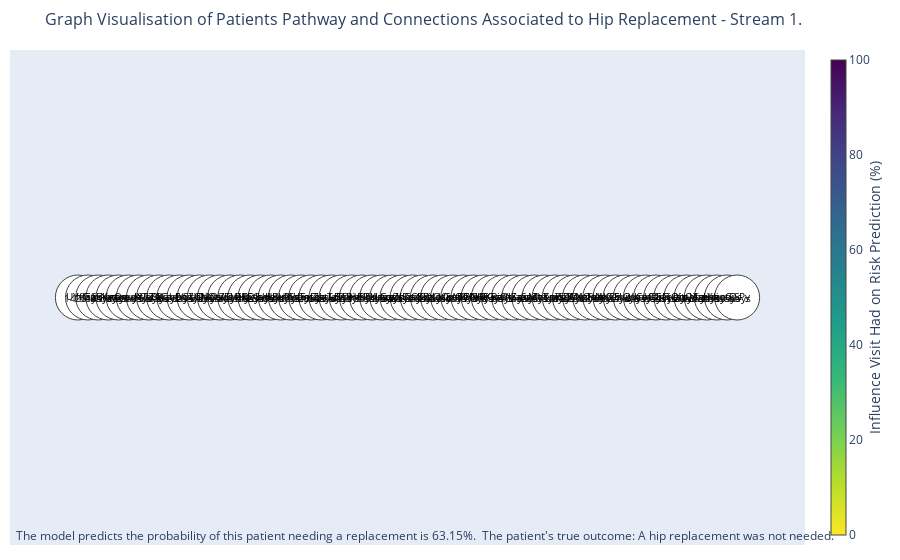

Notebook cell for this chart:
### Code cell
ga.plot_edge_act_plotly(edge_pos_df, pos_df, read_code_pos_df, years_in_advance, logits, outcome, filename='edge_activation_graph')

### Figure 1 — Plotly figure (JSON) as saved in the notebook; plotly's stock layout.template omitted (floating-point values rounded to 4 significant figures)
{"data": [{"hoverinfo": "none", "line": {"color": "#bddf26", "width": 8}, "mode": "lines", "type": "scatter", "x": [0, 1, null], "y": [0, 0, null]}, {"hoverinfo": "none", "line": {"color": "#fde725", "width": 8}, "mode": "lines", "type": "scatter", "x": [1, 2, null], "y": [0, 0, null]}, {"hoverinfo": "none", "line": {"color": "#fde725", "width": 8}, "mode": "lines", "type": "scatter", "x": [2, 3, null], "y": [0, 0, null]}, {"hoverinfo": "none", "line": {"color": "#fde725", "width": 8}, "mode": "lines", "type": "scatter", "x": [3, 4, null], "y": [0, 0, null]}, {"hoverinfo": "none", "line": {"color": "#fde725", "width": 8}, "mode": "lines", "type": "scatter", "x": [4, 5, null], "y": [0, 0, null]}, {"hoverinfo": "none", "line": {"color": "#e5e419", "width": 8}, "mode": "lines", "type": "scatter", "x": [5, 6, null], "y": [0, 0, null]}, {"hoverinfo": "none", "line": {"color": "#efe51c", "width": 8}, "mode": "lines", "type": "scatter", "x": [6, 7, null], "y": [0, 0, null]}, {"hoverinfo": "none", "line": {"color": "#fbe723", "width": 8}, "mode": "lines", "type": "scatter", "x": [7, 8, null], "y": [0, 0, null]}, {"hoverinfo": "none", "line": {"color": "#fbe723", "width": 8}, "mode": "lines", "type": "scatter", "x": [8, 9, null], "y": [0, 0, null]}, {"hoverinfo": "none", "line": {"color": "#fde725", "width": 8}, "mode": "lines", "type": "scatter", "x": [9, 10, null], "y": [0, 0, null]}, {"hoverinfo": "none", "line": {"color": "#cae11f", "width": 8}, "mode": "lines", "type": "scatter", "x": [10, 11, null], "y": [0, 0, null]}, {"hoverinfo": "none", "line": {"color": "#fbe723", "width": 8}, "mode": "lines", "type": "scatter", "x": [11, 12, null], "y": [0, 0, null]}, {"hoverinfo": "none", "line": {"color": "#efe51c", "width": 8}, "mode": "lines", "type": "scatter", "x": [12, 13, null], "y": [0, 0, null]}, {"hoverinfo": "none", "line": {"color": "#fde725", "width": 8}, "mode": "lines", "type": "scatter", "x": [13, 14, null], "y": [0, 0, null]}, {"hoverinfo": "none", "line": {"color": "#fde725", "width": 8}, "mode": "lines", "type": "scatter", "x": [14, 15, null], "y": [0, 0, null]}, {"hoverinfo": "none", "line": {"color": "#f4e61e", "width": 8}, "mode": "lines", "type": "scatter", "x": [15, 16, null], "y": [0, 0, null]}, {"hoverinfo": "none", "line": {"color": "#f6e620", "width": 8}, "mode": "lines", "type": "scatter", "x": [16, 17, null], "y": [0, 0, null]}, {"hoverinfo": "none", "line": {"color": "#fde725", "width": 8}, "mode": "lines", "type": "scatter", "x": [17, 18, null], "y": [0, 0, null]}, {"hoverinfo": "none", "line": {"color": "#fde725", "width": 8}, "mode": "lines", "type": "scatter", "x": [18, 19, null], "y": [0, 0, null]}, {"hoverinfo": "none", "line": {"color": "#fde725", "width": 8}, "mode": "lines", "type": "scatter", "x": [19, 20, null], "y": [0, 0, null]}, {"hoverinfo": "none", "line": {"color": "#fbe723", "width": 8}, "mode": "lines", "type": "scatter", "x": [20, 21, null], "y": [0, 0, null]}, {"hoverinfo": "none", "line": {"color": "#c2df23", "width": 8}, "mode": "lines", "type": "scatter", "x": [21, 22, null], "y": [0, 0, null]}, {"hoverinfo": "none", "line": {"color": "#fbe723", "width": 8}, "mode": "lines", "type": "scatter", "x": [22, 23, null], "y": [0, 0, null]}, {"hoverinfo": "none", "line": {"color": "#fde725", "width": 8}, "mode": "lines", "type": "scatter", "x": [23, 24, null], "y": [0, 0, null]}, {"hoverinfo": "none", "line": {"color": "#fde725", "width": 8}, "mode": "lines", "type": "scatter", "x": [24, 25, null], "y": [0, 0, null]}, {"hoverinfo": "none", "line": {"color": "#f8e621", "width": 8}, "mode": "lines", "type": "scatter", "x": [25, 26, null], "y": [0, 0, null]}, {"hoverinfo": "none", "line": {"color": "#fde725", "width": 8}, "mode": "lines", "type": "scatter", "x": [26, 27, null], "y": [0, 0, null]}, {"hoverinfo": "none", "line": {"color": "#c8e020", "width": 8}, "mode": "lines", "type": "scatter", "x": [27, 28, null], "y": [0, 0, null]}, {"hoverinfo": "none", "line": {"color": "#fde725", "width": 8}, "mode": "lines", "type": "scatter", "x": [28, 29, null], "y": [0, 0, null]}, {"hoverinfo": "none", "line": {"color": "#fde725", "width": 8}, "mode": "lines", "type": "scatter", "x": [29, 30, null], "y": [0, 0, null]}, {"hoverinfo": "none", "line": {"color": "#f8e621", "width": 8}, "mode": "lines", "type": "scatter", "x": [30, 31, null], "y": [0, 0, null]}, {"hoverinfo": "none", "line": {"color": "#fde725", "width": 8}, "mode": "lines", "type": "scatter", "x": [31, 32, null], "y": [0, 0, null]}, {"hoverinfo": "none", "line": {"color": "#fde725", "width": 8}, "mode": "lines", "type": "scatter", "x": [32, 33, null], "y": [0, 0, null]}, {"hoverinfo": "none", "line": {"color": "#eae51a", "width": 8}, "mode": "lines", "type": "scatter", "x": [33, 34, null], "y": [0, 0, null]}, {"hoverinfo": "none", "line": {"color": "#fde725", "width": 8}, "mode": "lines", "type": "scatter", "x": [34, 35, null], "y": [0, 0, null]}, {"hoverinfo": "none", "line": {"color": "#eae51a", "width": 8}, "mode": "lines", "type": "scatter", "x": [35, 36, null], "y": [0, 0, null]}, {"hoverinfo": "none", "line": {"color": "#fde725", "width": 8}, "mode": "lines", "type": "scatter", "x": [36, 37, null], "y": [0, 0, null]}, {"hoverinfo": "none", "line": {"color": "#fbe723", "width": 8}, "mode": "lines", "type": "scatter", "x": [37, 38, null], "y": [0, 0, null]}, {"hoverinfo": "none", "line": {"color": "#f1e51d", "width": 8}, "mode": "lines", "type": "scatter", "x": [38, 39, null], "y": [0, 0, null]}, {"hoverinfo": "none", "line": {"color": "#fde725", "width": 8}, "mode": "lines", "type": "scatter", "x": [39, 40, null], "y": [0, 0, null]}, {"hoverinfo": "none", "line": {"color": "#fde725", "width": 8}, "mode": "lines", "type": "scatter", "x": [40, 41, null], "y": [0, 0, null]}, {"hoverinfo": "none", "line": {"color": "#fbe723", "width": 8}, "mode": "lines", "type": "scatter", "x": [41, 42, null], "y": [0, 0, null]}, {"hoverinfo": "none", "line": {"color": "#fbe723", "width": 8}, "mode": "lines", "type": "scatter", "x": [42, 43, null], "y": [0, 0, null]}, {"hoverinfo": "none", "line": {"color": "#fde725", "width": 8}, "mode": "lines", "type": "scatter", "x": [43, 44, null], "y": [0, 0, null]}, {"hoverinfo": "none", "line": {"color": "#f8e621", "width": 8}, "mode": "lines", "type": "scatter", "x": [44, 45, null], "y": [0, 0, null]}, {"hoverinfo": "none", "line": {"color": "#d2e21b", "width": 8}, "mode": "lines", "type": "scatter", "x": [45, 46, null], "y": [0, 0, null]}, {"hoverinfo": "none", "line": {"color": "#fde725", "width": 8}, "mode": "lines", "type": "scatter", "x": [46, 47, null], "y": [0, 0, null]}, {"hoverinfo": "none", "line": {"color": "#fde725", "width": 8}, "mode": "lines", "type": "scatter", "x": [47, 48, null], "y": [0, 0, null]}, {"hoverinfo": "none", "line": {"color": "#fde725", "width": 8}, "mode": "lines", "type": "scatter", "x": [48, 49, null], "y": [0, 0, null]}, {"hoverinfo": "none", "line": {"color": "#e5e419", "width": 8}, "mode": "lines", "type": "scatter", "x": [49, 50, null], "y": [0, 0, null]}, {"hoverinfo": "none", "line": {"color": "#ece51b", "width": 8}, "mode": "lines", "type": "scatter", "x": [50, 51, null], "y": [0, 0, null]}, {"hoverinfo": "none", "line": {"color": "#fbe723", "width": 8}, "mode": "lines", "type": "scatter", "x": [51, 52, null], "y": [0, 0, null]}, {"hoverinfo": "none", "line": {"color": "#fde725", "width": 8}, "mode": "lines", "type": "scatter", "x": [52, 53, null], "y": [0, 0, null]}, {"hoverinfo": "none", "line": {"color": "#c0df25", "width": 8}, "mode": "lines", "type": "scatter", "x": [53, 54, null], "y": [0, 0, null]}, {"hoverinfo": "none", "line": {"color": "#fde725", "width": 8}, "mode": "lines", "type": "scatter", "x": [54, 55, null], "y": [0, 0, null]}, {"hoverinfo": "none", "line": {"color": "#fde725", "width": 8}, "mode": "lines", "type": "scatter", "x": [55, 56, null], "y": [0, 0, null]}, {"hoverinfo": "none", "line": {"color": "#fbe723", "width": 8}, "mode": "lines", "type": "scatter", "x": [56, 57, null], "y": [0, 0, null]}, {"hoverinfo": "none", "line": {"color": "#fbe723", "width": 8}, "mode": "lines", "type": "scatter", "x": [57, 58, null], "y": [0, 0, null]}, {"hoverinfo": "none", "line": {"color": "#fde725", "width": 8}, "mode": "lines", "type": "scatter", "x": [58, 59, null], "y": [0, 0, null]}, {"hoverinfo": "none", "line": {"color": "#fde725", "width": 8}, "mode": "lines", "type": "scatter", "x": [59, 60, null], "y": [0, 0, null]}, {"hoverinfo": "none", "line": {"color": "#fde725", "width": 8}, "mode": "lines", "type": "scatter", "x": [60, 61, null], "y": [0, 0, null]}, {"hoverinfo": "none", "line": {"color": "#f4e61e", "width": 8}, "mode": "lines", "type": "scatter", "x": [61, 62, null], "y": [0, 0, null]}, {"hoverinfo": "none", "line": {"color": "#fde725", "width": 8}, "mode": "lines", "type": "scatter", "x": [62, 63, null], "y": [0, 0, null]}, {"hoverinfo": "none", "line": {"color": "#c0df25", "width": 8}, "mode": "lines", "type": "scatter", "x": [63, 64, null], "y": [0, 0, null]}, {"hoverinfo": "none", "line": {"color": "#fde725", "width": 8}, "mode": "lines", "type": "scatter", "x": [64, 65, null], "y": [0, 0, null]}, {"hoverinfo": "text", "hovertext": ["303 ReadCode descript here", "464 ReadCode descript here", "401 ReadCode descript here", "189 ReadCode descript here", "nan", "366 ReadCode descript here", "408 ReadCode descript here", "47 ReadCode descript here", "87 ReadCode descript here", "366 ReadCode descript here", "149 ReadCode descript here", "505 ReadCode descript here", "31 ReadCode descript here", "126 ReadCode descript here", "260 ReadCode descript here", "280 ReadCode descript here", "315 ReadCode descript here", "211 ReadCode descript here", "402 ReadCode descript here", "231 ReadCode descript here", "319 ReadCode descript here", "288 ReadCode descript here", "227 ReadCode descript here", "207 ReadCode descript here", "268 ReadCode descript here", "63 ReadCode descript here", "209 ReadCode descript here", "30 ReadCode descript here", "67 ReadCode descript here", "30 ReadCode descript here", "253 ReadCode descript here", "491 ReadCode descript here", "87 ReadCode descript here", "175 ReadCode descript here", "76 ReadCode descript here", "182 ReadCode descript here", "24 ReadCode descript here", "506 ReadCode descript here", "282 ReadCode descript here", "170 ReadCode descript here", "211 ReadCode descript here", "14 ReadCode descript here", "336 ReadCode descript here", "57 ReadCode descript here", "82 ReadCode descript here", "351 ReadCode descript here", "327 ReadCode descript here", "426 ReadCode descript here", "132 ReadCode descript here", "31 ReadCode descript here", "310 ReadCode descript here", "38 ReadCode descript here", "368 ReadCode descript here", "386 ReadCode descript here", "295 ReadCode descript here", "392 ReadCode descript here", "121 ReadCode descript here", "104 ReadCode descript here", "444 ReadCode descript here", "215 ReadCode descript here", "298 ReadCode descript here", "381 ReadCode descript here", "437 ReadCode descript here", "296 ReadCode descript here", "509 ReadCode descript here", "17 ReadCode descript here"], "marker": {"cmax": 100, "cmin": 0, "color": "white", "colorbar": {"thickness": 15, "title": {"side": "right", "text": "Influence Visit Had on Risk Prediction (%)"}, "xanchor": "left"}, "colorscale": [[0, "#440154"], [0.1111, "#482878"], [0.2222, "#3e4989"], [0.3333, "#31688e"], [0.4444, "#26828e"], [0.5556, "#1f9e89"], [0.6667, "#35b779"], [0.7778, "#6ece58"], [0.8889, "#b5de2b"], [1, "#fde725"]], "line": {"width": 1}, "reversescale": true, "showscale": true, "size": 45}, "mode": "markers+text", "text": ["UYfiz", "hCiSv", "GprNy", "tEKmw", "nan", "QuuJY", "aueTZ", "KVLBK", "gZkCa", "QuuJY", "jhEoq", "IxyUD", "SZCNO", "dNzzZ", "IOVEI", "svDcH", "qkjBv", "PKEGv", "OIarL", "LlHBH", "kKuPv", "vnGdE", "WseyZ", "Gntqz", "JZstL", "JxTzP", "kBnBi", "EDHdv", "evPFX", "EDHdv", "uLCqt", "nocin", "gZkCa", "YBmKY", "CKrgJ", "GBYoO", "zQznn", "kGxOC", "jABDN", "BHSKF", "PKEGv", "RXRaY", "viOIS", "ahZan", "yaSpd", "azZta", "MbTnB", "Kgiql", "wsjRo", "SZCNO", "WXgNN", "mFwnC", "abKxE", "kxOuO", "SIuYI", "iyxnl", "xCaCG", "nfsbG", "OjNvX", "rjQio", "jstQT", "pJAgH", "hoXIj", "guauG", "mctQc", "qjSPy"], "textfont": {"color": "black", "size": 10}, "textposition": "middle center", "type": "scatter", "x": [0, 1, 2, 3, 4, 5, 6, 7, 8, 9, 10, 11, 12, 13, 14, 15, 16, 17, 18, 19, 20, 21, 22, 23, 24, 25, 26, 27, 28, 29, 30, 31, 32, 33, 34, 35, 36, 37, 38, 39, 40, 41, 42, 43, 44, 45, 46, 47, 48, 49, 50, 51, 52, 53, 54, 55, 56, 57, 58, 59, 60, 61, 62, 63, 64, 65], "y": [0, 0, 0, 0, 0, 0, 0, 0, 0, 0, 0, 0, 0, 0, 0, 0, 0, 0, 0, 0, 0, 0, 0, 0, 0, 0, 0, 0, 0, 0, 0, 0, 0, 0, 0, 0, 0, 0, 0, 0, 0, 0, 0, 0, 0, 0, 0, 0, 0, 0, 0, 0, 0, 0, 0, 0, 0, 0, 0, 0, 0, 0, 0, 0, 0, 0]}], "layout": {"annotations": [{"align": "center", "font": {"color": "#1d1d1d", "size": 10}, "showarrow": false, "text": "14 days", "x": 0.5, "y": 0}, {"align": "center", "font": {"color": "#000000", "size": 10}, "showarrow": false, "text": "20 days", "x": 1.5, "y": 0}, {"align": "center", "font": {"color": "#000000", "size": 10}, "showarrow": false, "text": "14 days", "x": 2.5, "y": 0}, {"align": "center", "font": {"color": "#000000", "size": 10}, "showarrow": false, "text": "1 days", "x": 3.5, "y": 0}, {"align": "center", "font": {"color": "#000000", "size": 10}, "showarrow": false, "text": "17 days", "x": 4.5, "y": 0}, {"align": "center", "font": {"color": "#0c0c0c", "size": 10}, "showarrow": false, "text": "23 days", "x": 5.5, "y": 0}, {"align": "center", "font": {"color": "#070707", "size": 10}, "showarrow": false, "text": "10 days", "x": 6.5, "y": 0}, {"align": "center", "font": {"color": "#010101", "size": 10}, "showarrow": false, "text": "5 days", "x": 7.5, "y": 0}, {"align": "center", "font": {"color": "#010101", "size": 10}, "showarrow": false, "text": "1 days", "x": 8.5, "y": 0}, {"align": "center", "font": {"color": "#000000", "size": 10}, "showarrow": false, "text": "26 days", "x": 9.5, "y": 0}, {"align": "center", "font": {"color": "#171717", "size": 10}, "showarrow": false, "text": "20 days", "x": 10.5, "y": 0}, {"align": "center", "font": {"color": "#010101", "size": 10}, "showarrow": false, "text": "25 days", "x": 11.5, "y": 0}, {"align": "center", "font": {"color": "#070707", "size": 10}, "showarrow": false, "text": "5 days", "x": 12.5, "y": 0}, {"align": "center", "font": {"color": "#000000", "size": 10}, "showarrow": false, "text": "13 days", "x": 13.5, "y": 0}, {"align": "center", "font": {"color": "#000000", "size": 10}, "showarrow": false, "text": "0 days", "x": 14.5, "y": 0}, {"align": "center", "font": {"color": "#050505", "size": 10}, "showarrow": false, "text": "10 days", "x": 15.5, "y": 0}, {"align": "center", "font": {"color": "#030303", "size": 10}, "showarrow": false, "text": "11 days", "x": 16.5, "y": 0}, {"align": "center", "font": {"color": "#000000", "size": 10}, "showarrow": false, "text": "16 days", "x": 17.5, "y": 0}, {"align": "center", "font": {"color": "#000000", "size": 10}, "showarrow": false, "text": "23 days", "x": 18.5, "y": 0}, {"align": "center", "font": {"color": "#000000", "size": 10}, "showarrow": false, "text": "10 days", "x": 19.5, "y": 0}, {"align": "center", "font": {"color": "#010101", "size": 10}, "showarrow": false, "text": "8 days", "x": 20.5, "y": 0}, {"align": "center", "font": {"color": "#1b1b1b", "size": 10}, "showarrow": false, "text": "17 days", "x": 21.5, "y": 0}, {"align": "center", "font": {"color": "#010101", "size": 10}, "showarrow": false, "text": "18 days", "x": 22.5, "y": 0}, {"align": "center", "font": {"color": "#000000", "size": 10}, "showarrow": false, "text": "29 days", "x": 23.5, "y": 0}, {"align": "center", "font": {"color": "#000000", "size": 10}, "showarrow": false, "text": "14 days", "x": 24.5, "y": 0}, {"align": "center", "font": {"color": "#020202", "size": 10}, "showarrow": false, "text": "9 days", "x": 25.5, "y": 0}, {"align": "center", "font": {"color": "#000000", "size": 10}, "showarrow": false, "text": "4 days", "x": 26.5, "y": 0}, {"align": "center", "font": {"color": "#181818", "size": 10}, "showarrow": false, "text": "25 days", "x": 27.5, "y": 0}, {"align": "center", "font": {"color": "#000000", "size": 10}, "showarrow": false, "text": "19 days", "x": 28.5, "y": 0}, {"align": "center", "font": {"color": "#000000", "size": 10}, "showarrow": false, "text": "15 days", "x": 29.5, "y": 0}, {"align": "center", "font": {"color": "#020202", "size": 10}, "showarrow": false, "text": "8 days", "x": 30.5, "y": 0}, {"align": "center", "font": {"color": "#000000", "size": 10}, "showarrow": false, "text": "5 days", "x": 31.5, "y": 0}, {"align": "center", "font": {"color": "#000000", "size": 10}, "showarrow": false, "text": "20 days", "x": 32.5, "y": 0}, {"align": "center", "font": {"color": "#090909", "size": 10}, "showarrow": false, "text": "20 days", "x": 33.5, "y": 0}, {"align": "center", "font": {"color": "#000000", "size": 10}, "showarrow": false, "text": "10 days", "x": 34.5, "y": 0}, {"align": "center", "font": {"color": "#090909", "size": 10}, "showarrow": false, "text": "26 days", "x": 35.5, "y": 0}, {"align": "center", "font": {"color": "#000000", "size": 10}, "showarrow": false, "text": "10 days", "x": 36.5, "y": 0}, {"align": "center", "font": {"color": "#010101", "size": 10}, "showarrow": false, "text": "14 days", "x": 37.5, "y": 0}, {"align": "center", "font": {"color": "#060606", "size": 10}, "showarrow": false, "text": "17 days", "x": 38.5, "y": 0}, {"align": "center", "font": {"color": "#000000", "size": 10}, "showarrow": false, "text": "7 days", "x": 39.5, "y": 0}, {"align": "center", "font": {"color": "#000000", "size": 10}, "showarrow": false, "text": "9 days", "x": 40.5, "y": 0}, {"align": "center", "font": {"color": "#010101", "size": 10}, "showarrow": false, "text": "7 days", "x": 41.5, "y": 0}, {"align": "center", "font": {"color": "#010101", "size": 10}, "showarrow": false, "text": "17 days", "x": 42.5, "y": 0}, {"align": "center", "font": {"color": "#000000", "size": 10}, "showarrow": false, "text": "15 days", "x": 43.5, "y": 0}, {"align": "center", "font": {"color": "#020202", "size": 10}, "showarrow": false, "text": "18 days", "x": 44.5, "y": 0}, {"align": "center", "font": {"color": "#141414", "size": 10}, "showarrow": false, "text": "22 days", "x": 45.5, "y": 0}, {"align": "center", "font": {"color": "#000000", "size": 10}, "showarrow": false, "text": "17 days", "x": 46.5, "y": 0}, {"align": "center", "font": {"color": "#000000", "size": 10}, "showarrow": false, "text": "2 days", "x": 47.5, "y": 0}, {"align": "center", "font": {"color": "#000000", "size": 10}, "showarrow": false, "text": "1 days", "x": 48.5, "y": 0}, {"align": "center", "font": {"color": "#0c0c0c", "size": 10}, "showarrow": false, "text": "22 days", "x": 49.5, "y": 0}, {"align": "center", "font": {"color": "#080808", "size": 10}, "showarrow": false, "text": "24 days", "x": 50.5, "y": 0}, {"align": "center", "font": {"color": "#010101", "size": 10}, "showarrow": false, "text": "8 days", "x": 51.5, "y": 0}, {"align": "center", "font": {"color": "#000000", "size": 10}, "showarrow": false, "text": "18 days", "x": 52.5, "y": 0}, {"align": "center", "font": {"color": "#1c1c1c", "size": 10}, "showarrow": false, "text": "30 days", "x": 53.5, "y": 0}, {"align": "center", "font": {"color": "#000000", "size": 10}, "showarrow": false, "text": "7 days", "x": 54.5, "y": 0}, {"align": "center", "font": {"color": "#000000", "size": 10}, "showarrow": false, "text": "4 days", "x": 55.5, "y": 0}, {"align": "center", "font": {"color": "#010101", "size": 10}, "showarrow": false, "text": "9 days", "x": 56.5, "y": 0}, {"align": "center", "font": {"color": "#010101", "size": 10}, "showarrow": false, "text": "9 days", "x": 57.5, "y": 0}, {"align": "center", "font": {"color": "#000000", "size": 10}, "showarrow": false, "text": "28 days", "x": 58.5, "y": 0}, {"align": "center", "font": {"color": "#000000", "size": 10}, "showarrow": false, "text": "1 days", "x": 59.5, "y": 0}, {"align": "center", "font": {"color": "#000000", "size": 10}, "showarrow": false, "text": "20 days", "x": 60.5, "y": 0}, {"align": "center", "font": {"color": "#050505", "size": 10}, "showarrow": false, "text": "10 days", "x": 61.5, "y": 0}, {"align": "center", "font": {"color": "#000000", "size": 10}, "showarrow": false, "text": "13 days", "x": 62.5, "y": 0}, {"align": "center", "font": {"color": "#1c1c1c", "size": 10}, "showarrow": false, "text": "29 days", "x": 63.5, "y": 0}, {"align": "center", "font": {"color": "#000000", "size": 10}, "showarrow": false, "text": "30 days", "x": 64.5, "y": 0}, {"showarrow": false, "text": "The model predicts the probability of this patient needing a replacement is 63.15%. \nThe patient's true outcome: A hip replacement was not needed.", "x": 0.005, "xref": "paper", "y": -0.002, "yref": "paper"}], "hovermode": "closest", "margin": {"b": 15, "l": 10, "r": 5, "t": 50}, "showlegend": false, "title": {"font": {"size": 16}, "text": "Graph Visualisation of Patients Pathway and Connections Associated to Hip Replacement - Stream 1."}, "xaxis": {"showgrid": false, "showticklabels": false, "zeroline": false}, "yaxis": {"showgrid": false, "showticklabels": false, "zeroline": false}}}
